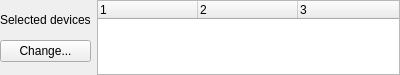
<?xml version="1.0" encoding="UTF-8"?>
<ui version="4.0">
 <class>DeviceFilterGUI</class>
 <widget class="QWidget" name="DeviceFilterGUI">
  <property name="geometry">
   <rect>
    <x>0</x>
    <y>0</y>
    <width>400</width>
    <height>75</height>
   </rect>
  </property>
  <property name="windowTitle">
   <string notr="true"/>
  </property>
  <layout class="QGridLayout" name="gridLayout">
   <property name="leftMargin">
    <number>0</number>
   </property>
   <property name="topMargin">
    <number>0</number>
   </property>
   <property name="rightMargin">
    <number>0</number>
   </property>
   <property name="bottomMargin">
    <number>0</number>
   </property>
   <property name="verticalSpacing">
    <number>0</number>
   </property>
   <item row="0" column="3">
    <widget class="QTreeWidget" name="treeWidget">
     <property name="sizePolicy">
      <sizepolicy hsizetype="Expanding" vsizetype="Expanding">
       <horstretch>0</horstretch>
       <verstretch>0</verstretch>
      </sizepolicy>
     </property>
     <property name="baseSize">
      <size>
       <width>0</width>
       <height>10</height>
      </size>
     </property>
     <property name="sizeAdjustPolicy">
      <enum>QAbstractScrollArea::SizeAdjustPolicy::AdjustToContents</enum>
     </property>
     <property name="rootIsDecorated">
      <bool>false</bool>
     </property>
     <property name="columnCount">
      <number>3</number>
     </property>
     <column>
      <property name="text">
       <string notr="true">1</string>
      </property>
     </column>
     <column>
      <property name="text">
       <string notr="true">2</string>
      </property>
     </column>
     <column>
      <property name="text">
       <string notr="true">3</string>
      </property>
     </column>
    </widget>
   </item>
   <item row="0" column="2">
    <layout class="QVBoxLayout" name="verticalLayout">
     <property name="spacing">
      <number>0</number>
     </property>
     <item>
      <widget class="QLabel" name="label">
       <property name="sizePolicy">
        <sizepolicy hsizetype="Minimum" vsizetype="Fixed">
         <horstretch>0</horstretch>
         <verstretch>0</verstretch>
        </sizepolicy>
       </property>
       <property name="text">
        <string>Selected devices</string>
       </property>
      </widget>
     </item>
     <item>
      <widget class="QPushButton" name="pushButton">
       <property name="text">
        <string>Change...</string>
       </property>
      </widget>
     </item>
    </layout>
   </item>
  </layout>
 </widget>
 <resources/>
 <connections/>
</ui>
